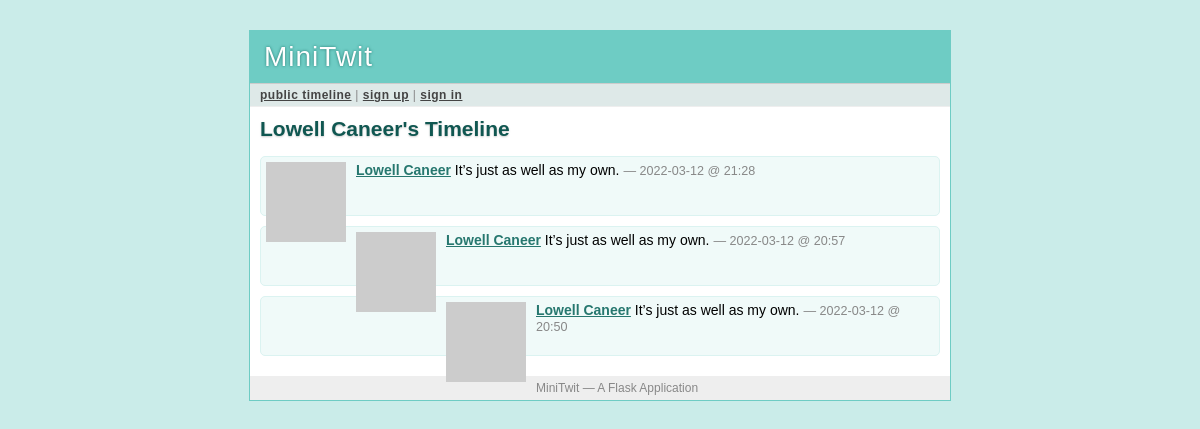
The page /Lowell Caneer on the database as committed earlier.
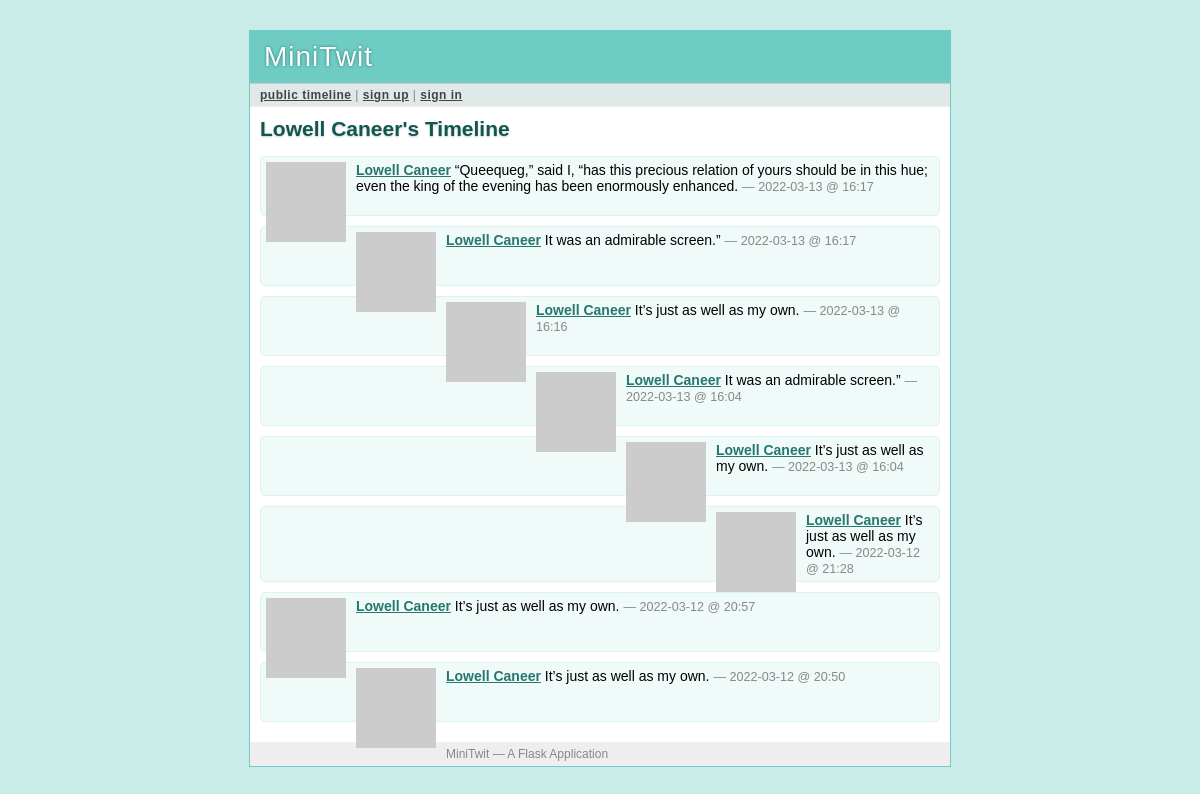
The same page on the database as committed later.
### tables this page shows
CREATE TABLE message (
  message_id integer primary key autoincrement,
  author_id integer not null,
  text string not null,
  pub_date integer,
  flagged integer
);

CREATE TABLE user (
  user_id integer primary key autoincrement,
  username string not null,
  email string not null,
  pw_hash string not null
);

### minitwit.py (the view)
@app.route('/<username>')
def user_timeline(username):
    profile_user = query_db('select * from user where username = ?',
                            [username], one=True)
    if profile_user is None:
        abort(404)
    followed = False
    if g.user:
        followed = query_db('''select 1 from follower where
            follower.who_id = ? and follower.whom_id = ?''',
            [session['user_id'], profile_user['user_id']], one=True) is not None
    return render_template('timeline.html', messages=query_db('''
            select message.*, user.* from message, user where
            user.user_id = message.author_id and user.user_id = ?
            order by message.pub_date desc limit ?''',
            [profile_user['user_id'], PER_PAGE]), followed=followed,
            profile_user=profile_user)

### minitwit.py (called while the page is built)
def connect_db():
    return sqlite3.connect(DATABASE)

def query_db(query, args=(), one=False):
    cur = g.db.execute(query, args)
    rv = [dict((cur.description[idx][0], value)
               for idx, value in enumerate(row)) for row in cur.fetchall()]
    return (rv[0] if rv else None) if one else rv

def format_datetime(timestamp):
    return datetime.utcfromtimestamp(timestamp).strftime('%Y-%m-%d @ %H:%M')

def gravatar_url(email, size=80):
    return 'http://www.gravatar.com/avatar/%s?d=identicon&s=%d' % \
        (md5(email.strip().lower().encode('utf-8')).hexdigest(), size)

@app.before_request
def before_request():
    g.db = connect_db()
    g.user = None
    if 'user_id' in session:
        g.user = query_db('select * from user where user_id = ?',
                          [session['user_id']], one=True)

@app.after_request
def after_request(response):
    g.db.close()
    return response

### templates/timeline.html (shortened to what this page needs)
{% extends "layout.html" %}
{% block title %}
  {% if request.endpoint == 'public_timeline' %}
    Public Timeline
  {% elif request.endpoint == 'user_timeline' %}
    {{ profile_user.username }}'s Timeline
  {% else %}
    My Timeline
  {% endif %}
{% endblock %}
{% block body %}
  <h2>{{ self.title() }}</h2>
  <ul class=messages>
  {% for message in messages %}
    <li><img src="{{ message.email|gravatar(size=48) }}"><p>
      <strong><a href="{{ url_for('user_timeline', username=message.username)
      }}">{{ message.username }}</a></strong>
      {{ message.text }}
      <small>&mdash; {{ message.pub_date|datetimeformat }}</small>
  {% else %}
    <li><em>There's no message so far.</em>
  {% endfor %}
  </ul>
{% endblock %}

Rows that differ between the two databases and show on the page:
added message: username "Lowell Caneer", text "“Queequeg,” said I, “has this precious relation of yours should be in this hue; even the king of the evening has been enormously enhanced.", pub_date "2022-03-13 @ 16:17"
added message: username "Lowell Caneer", text "It was an admirable screen.”", pub_date "2022-03-13 @ 16:17"
added message: username "Lowell Caneer", text "It’s just as well as my own.", pub_date "2022-03-13 @ 16:16"
added message: username "Lowell Caneer", text "It was an admirable screen.”", pub_date "2022-03-13 @ 16:04"
added message: username "Lowell Caneer", text "It’s just as well as my own.", pub_date "2022-03-13 @ 16:04"
